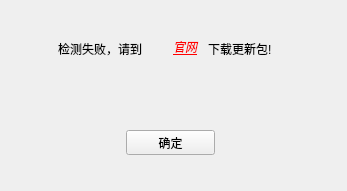
<?xml version="1.0" encoding="UTF-8"?>
<ui version="4.0">
 <class>openofficewebsite</class>
 <widget class="QWidget" name="openofficewebsite">
  <property name="geometry">
   <rect>
    <x>0</x>
    <y>0</y>
    <width>347</width>
    <height>191</height>
   </rect>
  </property>
  <property name="windowTitle">
   <string>检测失败</string>
  </property>
  <widget class="QLabel" name="label1">
   <property name="geometry">
    <rect>
     <x>58</x>
     <y>40</y>
     <width>110</width>
     <height>17</height>
    </rect>
   </property>
   <property name="text">
    <string>检测失败，请到</string>
   </property>
  </widget>
  <widget class="QLabel" name="label_2">
   <property name="geometry">
    <rect>
     <x>208</x>
     <y>40</y>
     <width>81</width>
     <height>17</height>
    </rect>
   </property>
   <property name="text">
    <string>下载更新包!</string>
   </property>
  </widget>
  <widget class="QPushButton" name="office_website_button">
   <property name="geometry">
    <rect>
     <x>165</x>
     <y>37</y>
     <width>40</width>
     <height>20</height>
    </rect>
   </property>
   <property name="font">
    <font>
     <italic>true</italic>
     <underline>true</underline>
    </font>
   </property>
   <property name="focusPolicy">
    <enum>Qt::NoFocus</enum>
   </property>
   <property name="styleSheet">
    <string notr="true">QPushButton{color:red;border:none;}</string>
   </property>
   <property name="text">
    <string>官网</string>
   </property>
   <property name="flat">
    <bool>true</bool>
   </property>
  </widget>
  <widget class="QPushButton" name="ok_button">
   <property name="geometry">
    <rect>
     <x>126</x>
     <y>130</y>
     <width>89</width>
     <height>25</height>
    </rect>
   </property>
   <property name="focusPolicy">
    <enum>Qt::NoFocus</enum>
   </property>
   <property name="text">
    <string>确定</string>
   </property>
   <property name="flat">
    <bool>false</bool>
   </property>
  </widget>
 </widget>
 <resources/>
 <connections/>
</ui>
